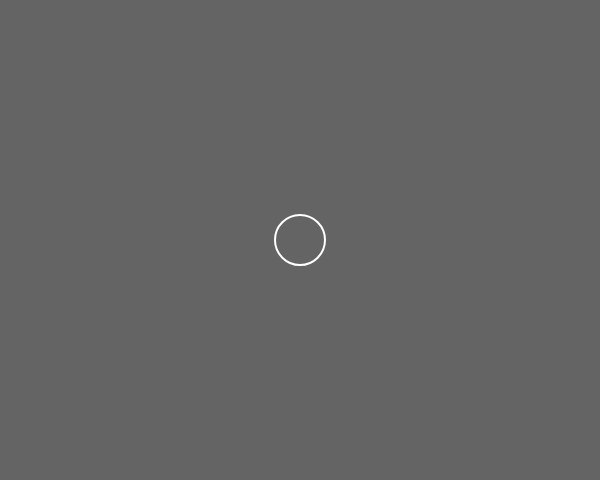
Frame 1 (no input)
Frame 60 (no input): identical to frame 1, image omitted
Frame 120 (the mouse pressed at the canvas centre since frame 60): identical to frame 1, image omitted

The p5.js sketch that drew this single still picture (run headless with seeded random() and noise() and a simulated clock; from frame 60 on, the mouse is pressed at the canvas centre):

// p5.js sketch
// ── sketch.js
function setup() {
  createCanvas(600,480);
}
 
function draw() {
  background(100);
   
  stroke(255);
  strokeWeight(2);
  noFill();
   
  if (mouseX > 300) {
    fill(255, 200, 255);
  }
   
  ellipse(300, 240, 50, 50);
}
